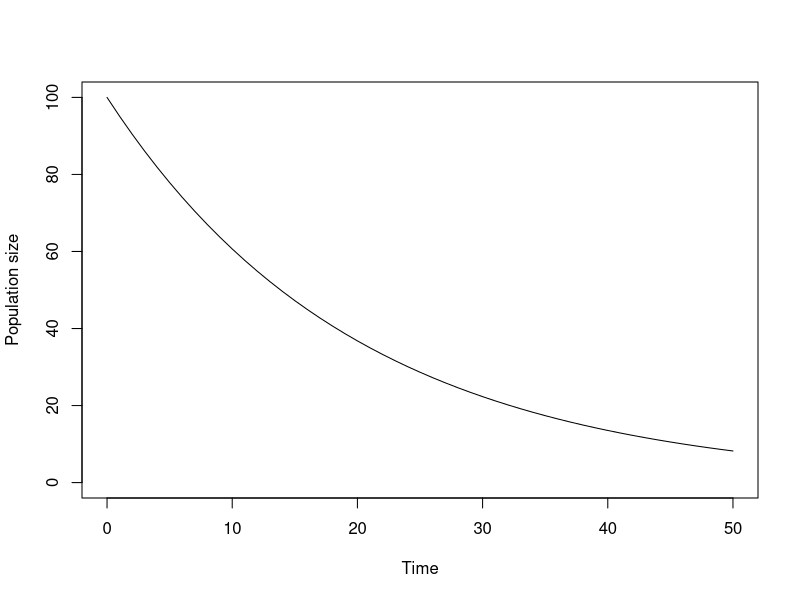

The R source for this figure:
## ---- chunk 1
mu = 0.05
N = 100
times = seq(0,50,1)   #max time = 50 and time step = 1
ts <- data.frame(time = times,populationSize = N * exp(-mu*times))

plot(ts$time,ts$populationSize,type='l',ylim=c(0,N),xlim=c(0,50),ylab='Population size',xlab='Time')
## ---- chunk 2
deathTimes <- list(0) 
popData <- list(N) 
populationSize <- N 
t <- 0 
while(populationSize>0){ 
    dt <- rexp(1,mu*populationSize) 
    t <- t + dt 
    populationSize <- populationSize - 1 
    deathTimes <- c(deathTimes, t) 
    popData <- c(popData, populationSize) 
} 
## ---- chunk 3
##

#
## ---- chunk 4
totalTime = 356.        # Total simulation time in days
N = 1e4                 # Population size
I0 = 5                  # Initial number of infecteds
beta =1.2               # Transmission rate
gamma = 0.5             # Recovery rate
## ---- chunk 5
t = 0                 # Current time
S = N - I0            # Current number of susceptibles
I = I0                # Current number of infecteds
R = 0                 # Current number of recovered individuals
## ---- chunk 6
# Recalling the needed parameters
totalTime = 356*1.      # Total simulation time
N = 1e4                  # Population size
I0 = 5.                 # Initial number of infecteds
beta = 1.2               # Transmission rate
gamma = 0.5              # Recovery rate

# declaring the Gillespie function
Gillespie = function (){
    ####
    #
    #
    ####
}
## ---- chunk 7
## call the function and store the results in lists
#results = Gillespie()

## plotting
#plot(results$times,results$S,type='s',col='blue',bty="n",ylab="Number of individuals",xlab="time",lwd=2,ylim=c(0,N))
#lines(results$times,results$I,type='s',col='red2',lwd=2)
#lines(results$times,results$R,type='s',col='green',lwd=2)
#legend(x="topright",c("S","I","R"),lty=1,col=c("blue","red2","green"),bty="n",lwd=2)
## ---- chunk 8
#



#
## ---- chunk 9
# Set the same parameters as the gillespie algo


# Write the DeterministicSIR function


# Solve and plot



#
## ---- chunk 10
##SEIR Gillespie



#
## ---- chunk 11
##SIRS Gillespie



#
